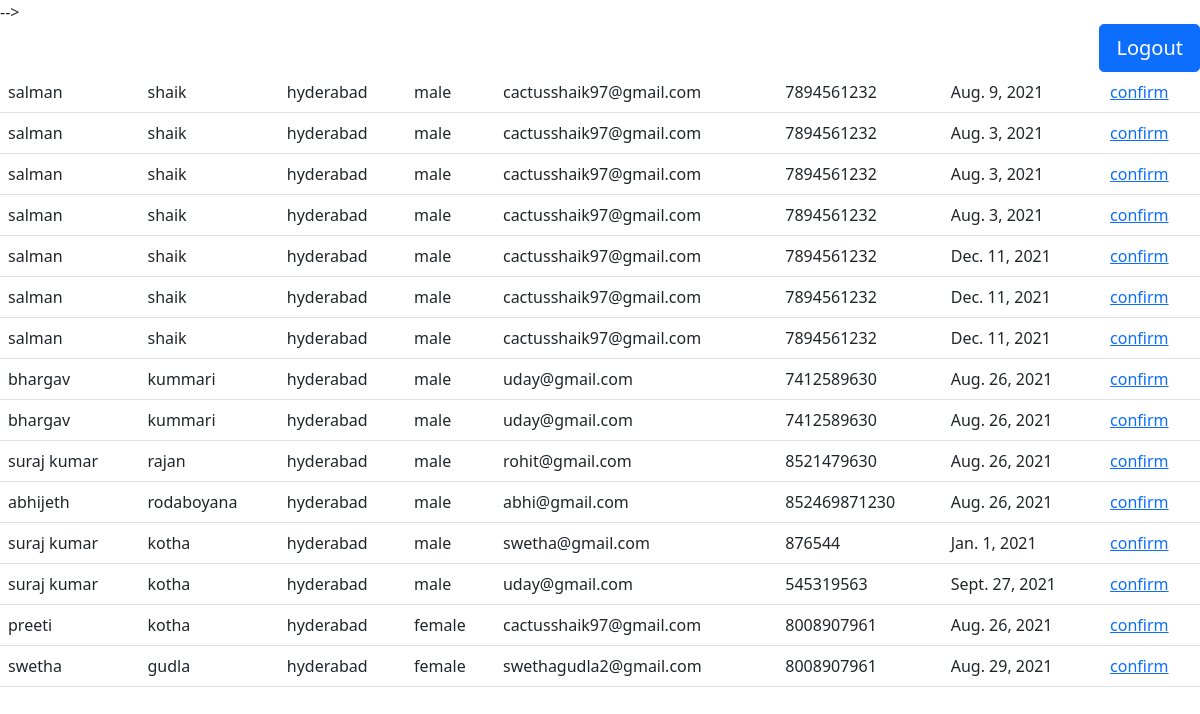
Screenshot of /appt with the database file from the repository.
### patients/models.py (models this page shows)
class PatientSubmissionModel(models.Model):
    first_name=models.CharField(max_length=70)
    last_name=models.CharField(max_length=70)
    ch = [('hyderabad', 'hyderabad'), ('guntur', 'guntur'), ('vijayawada', 'vijayawada')]
    location= models.CharField(max_length=20, choices=ch, default='1')
    ge = [('male', 'Male'), ('female', 'Female')]
    gender = models.CharField(max_length=20, choices=ge, default='1')
    email=models.EmailField()
    mobile=models.BigIntegerField()
    Appointment_date=models.DateField()

### doctors/views.py (the view)
# urls.py: path('appt', views.Appointment.as_view(), name='appt'),
class Appointment(View):
    def get(self,request):
        print(request.method)
        app=PatientSubmissionModel.objects.all()
        return render(request,'appoinment.html',{'app':app})

### doctors/templates/appoinment.html (shortened to what this page needs)
<!DOCTYPE html>
<html lang="en">
<head>
    <link href="https://cdn.jsdelivr.net/npm/bootstrap@5.0.2/dist/css/bootstrap.min.css" rel="stylesheet">
</head>
<body>
<form action="" method="POST">
    <a class = "btn btn-primary btn-lg float-end" href="{% url 'logout'%}" style="">Logout</a>
<table class="table">
    {% for i in app %}
    <tr>
        <td>{{i.first_name}}</td>
        <td>{{i.last_name}}</td>
        <td>{{i.location}}</td>
        <td>{{i.gender}}</td>
        <td>{{i.email}}</td>
        <td>{{i.mobile}}</td>
        <td>{{i.Appointment_date}}</td>
       <td>
          <form action="#" method="POST">
            <a href="{% url 'confirm' i.id%}">confirm</a>
          </form>
       </td>
    </tr>
    {% endfor %}
</table>
</form>
</body>
</html>

### rows the page displays
PatientSubmissionModel: first_name "salman", last_name "shaik", location "hyderabad", gender "male", email "cactusshaik97@gmail.com", mobile "7894561232", Appointment_date "Aug. 9, 2021"
PatientSubmissionModel: first_name "salman", last_name "shaik", location "hyderabad", gender "male", email "cactusshaik97@gmail.com", mobile "7894561232", Appointment_date "Aug. 3, 2021"
PatientSubmissionModel: first_name "salman", last_name "shaik", location "hyderabad", gender "male", email "cactusshaik97@gmail.com", mobile "7894561232", Appointment_date "Aug. 3, 2021"
PatientSubmissionModel: first_name "salman", last_name "shaik", location "hyderabad", gender "male", email "cactusshaik97@gmail.com", mobile "7894561232", Appointment_date "Aug. 3, 2021"
PatientSubmissionModel: first_name "salman", last_name "shaik", location "hyderabad", gender "male", email "cactusshaik97@gmail.com", mobile "7894561232", Appointment_date "Dec. 11, 2021"
PatientSubmissionModel: first_name "salman", last_name "shaik", location "hyderabad", gender "male", email "cactusshaik97@gmail.com", mobile "7894561232", Appointment_date "Dec. 11, 2021"
PatientSubmissionModel: first_name "salman", last_name "shaik", location "hyderabad", gender "male", email "cactusshaik97@gmail.com", mobile "7894561232", Appointment_date "Dec. 11, 2021"
PatientSubmissionModel: first_name "bhargav", last_name "kummari", location "hyderabad", gender "male", email "uday@gmail.com", mobile "7412589630", Appointment_date "Aug. 26, 2021"
PatientSubmissionModel: first_name "bhargav", last_name "kummari", location "hyderabad", gender "male", email "uday@gmail.com", mobile "7412589630", Appointment_date "Aug. 26, 2021"
PatientSubmissionModel: first_name "suraj kumar", last_name "rajan", location "hyderabad", gender "male", email "rohit@gmail.com", mobile "8521479630", Appointment_date "Aug. 26, 2021"
PatientSubmissionModel: first_name "abhijeth", last_name "rodaboyana", location "hyderabad", gender "male", email "abhi@gmail.com", mobile "852469871230", Appointment_date "Aug. 26, 2021"
PatientSubmissionModel: first_name "suraj kumar", last_name "kotha", location "hyderabad", gender "male", email "swetha@gmail.com", mobile "876544", Appointment_date "Jan. 1, 2021"
PatientSubmissionModel: first_name "suraj kumar", last_name "kotha", location "hyderabad", gender "male", email "uday@gmail.com", mobile "545319563", Appointment_date "Sept. 27, 2021"
PatientSubmissionModel: first_name "preeti", last_name "kotha", location "hyderabad", gender "female", email "cactusshaik97@gmail.com", mobile "8008907961", Appointment_date "Aug. 26, 2021"
PatientSubmissionModel: first_name "swetha", last_name "gudla", location "hyderabad", gender "female", email "swethagudla2@gmail.com", mobile "8008907961", Appointment_date "Aug. 29, 2021"
